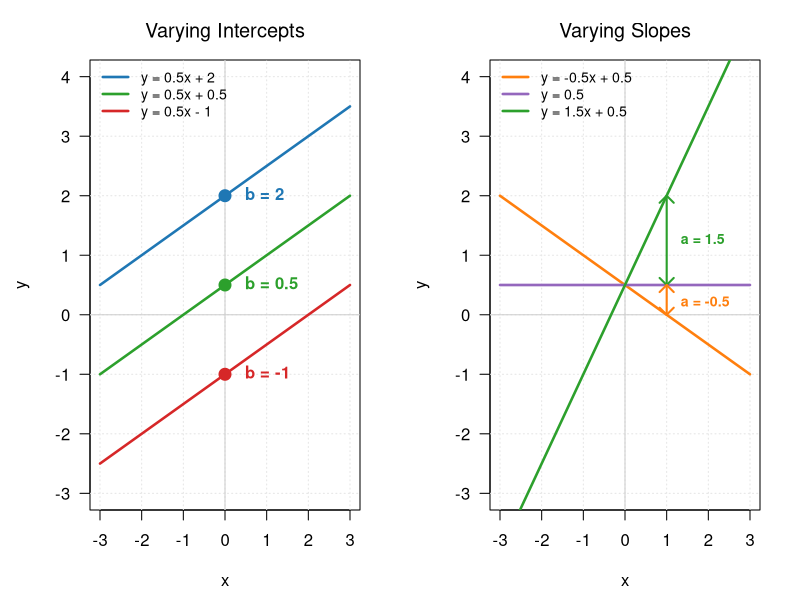
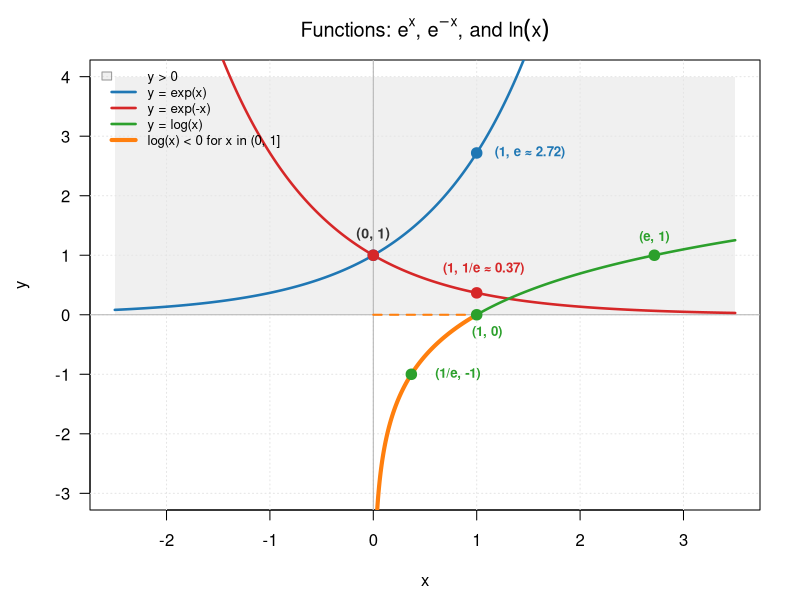
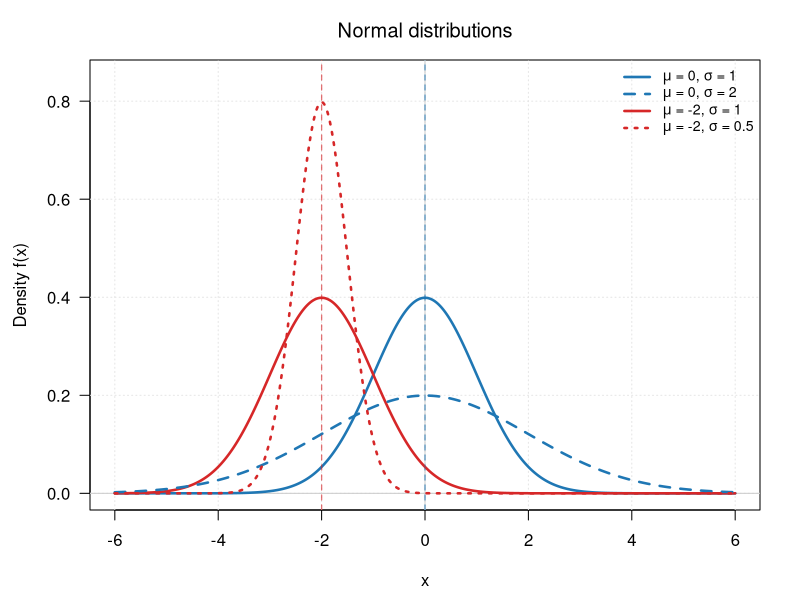
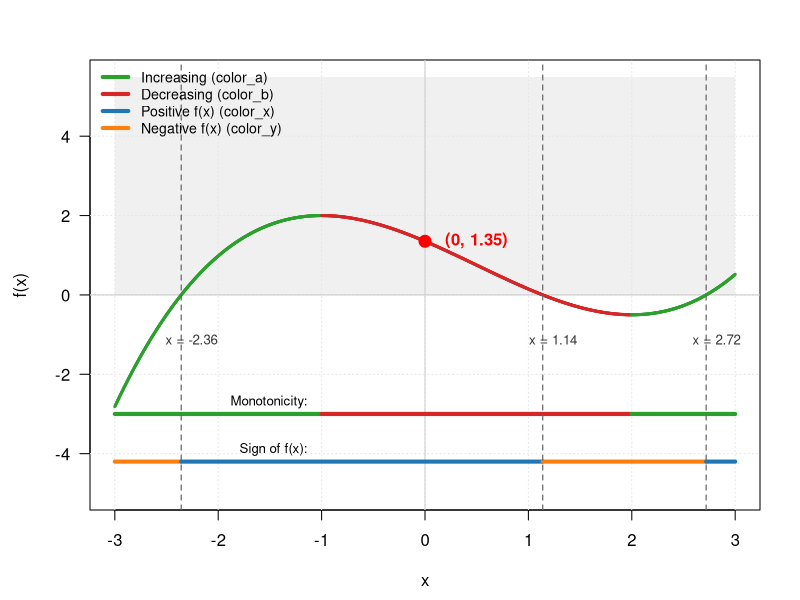

Generate these figures, in order, with R:
## ---- chunk 1
#| label: fig-linear
#| fig-cap: "Illustration of varying the intercept (left) and the slope in y = ax + b."
# Set up side-by-side layout (1 row, 2 columns)
par(mfrow = c(1, 2), mar = c(4.5, 4.5, 3, 2))

# Common x domain and plot range
x <- seq(-3, 3, length.out = 100)
y_lim <- c(-3, 4)

# ==============================================================================
# LEFT PANEL: Varying Intercepts
# ==============================================================================
plot(NA, xlim = c(-3, 3), ylim = y_lim, las = 1,
     font.main = 1,
     main = "Varying Intercepts",
     xlab = "x", ylab = "y")
grid(col = "gray90", lty = "dotted")
abline(h = 0, v = 0, col = "gray80", lty = 1)

# Line 1: y = 0.5x + 2
lines(x, 0.5 * x + 2, col = "#1f77b4", lwd = 2.5)
# text(1.8, 0.5 * 1.8 + 2, labels = "y = 0.5x + 2", col = "#1f77b4", pos = 3, srt = 14, font = 2)

# Line 2: y = 0.5x + 0.5
lines(x, 0.5 * x + 0.5, col = "#2ca02c", lwd = 2.5)
# text(1.8, 0.5 * 1.8 + 0.5, labels = "y = 0.5x + 0.5", col = "#2ca02c", pos = 3, srt = 14, font = 2)

# Line 3: y = 0.5x - 1
lines(x, 0.5 * x - 1, col = "#d62728", lwd = 2.5)
# text(1.8, 0.5 * 1.8 - 1, labels = "y = 0.5x - 1", col = "#d62728", pos = 3, srt = 14, font = 2)

# Add Intercept Points & Labels (Left Panel)
intercepts_left <- c(2, 0.5, -1)
colors_left     <- c("#1f77b4", "#2ca02c", "#d62728")

points(rep(0, 3), intercepts_left, col = colors_left, pch = 19, cex = 1.6)
text(rep(0, 3), intercepts_left,
     labels = paste0("  b = ", intercepts_left),
     col = colors_left, pos = 4, font = 2)

# Add Legend to Left Panel
legend("topleft",
       legend = c("y = 0.5x + 2",
                  "y = 0.5x + 0.5",
                  "y = 0.5x - 1"),
       col = colors_left,
       lty = 1, lwd = 2.5, bty = "n", cex = 0.85)

# ==============================================================================
# RIGHT PANEL: Varying Slopes (Same Intercept b = 0.5)
# ==============================================================================
plot(NA, xlim = c(-3, 3), ylim = y_lim, las = 1,
     font.main = 1,
     main = "Varying Slopes",
     xlab = "x", ylab = "y")
grid(col = "gray90", lty = "dotted")
abline(h = 0, v = 0, col = "gray80", lty = 1)

# Line 1: y = -1.5x + 0.5
lines(x, -0.5 * x + 0.5, col = "#ff7f0e", lwd = 2.5)
# text(-1.5, -1.5 * (-1.5) + 0.5, labels = "y = -1x + 0.5", col = "#9467bd", pos = 4, srt = -38, font = 2)

# Line 2: y = 0x + 0.5
lines(x, 0 * x + 0.5, col = "#9467bd", lwd = 2.5)
# text(1.5, 0.5, labels = "y = 0.5", col = "#ff7f0e", pos = 3, font = 2)

# Line 3: y = 1 x + 0.5
lines(x, 1.5 * x + 0.5, col = "#2ca02c", lwd = 2.5)
# text(1.5, 0.5 * 1.5 + 0.5, labels = "y = 1x + 0.5", col = "#2ca02c", pos = 3, srt = 14, font = 2)

# Add Intercept Point & Label (Right Panel - Shared at x = 0, y = 0.5)
#points(0, 0.5, col = "#333333", pch = 19, cex = 1.8)
#text(0, 0.5, labels = "  b = 0.5 (shared)", col = "#333333", pos = 2, font = 2)

colors_right <- c( "#ff7f0e","#9467bd", "#2ca02c")
legend("topleft",
       legend = c("y = -0.5x + 0.5",
                  "y = 0.5",
                  "y = 1.5x + 0.5"),
       col = colors_right,
       lty = 1, lwd = 2.5, bty = "n", cex = 0.85)

# 1. Segment from y = 0.5 to y = 2 (for y = 1.5x + 0.5, slope a = -1.5)
segments(1, 0.5, 1, 2, col = "#2ca02c", lty = 1, lwd = 1)
# points(1, -1.0, col = "#2ca02c", pch = 19, cex = 1.2)
text(1, 1.25, labels = " a = 1.5", col ="#2ca02c" , pos = 4, font = 2, cex = 0.85)
# Add a double-headed segment delimiter (from x=6 to x=9 at y=3)
arrows(x0 = 1, y0 = 0.5, x1 = 1, y1 = 2, code = 3, angle = 45, length = 0.1, col = "#2ca02c", lwd = 2)
# # 2. Horizontal base indicator from x = 0 to x = 1 along y = 0.5
# segments(0, 0.5, 1, 0.5, col = "gray40", lty = 3, lwd = 1.5)

# 3. Segment from y = 0.5 to y = 1 (for y = -0.5x + 0.5, slope a = +0.5)
segments(1, 0.5, 1, 0, col = "#ff7f0e", lty = 1, lwd = 1)
# points(1, 1.0, col = "#ff7f0e", pch = 19, cex = 1.2)
text(1, 0.2, labels = " a = -0.5", col = "#ff7f0e", pos = 4, font = 2, cex = 0.85)
arrows(x0 = 1, y0 = 0.5, x1 = 1, y1 = 0, code = 3, angle = 45, length = 0.1, col =  "#ff7f0e", lwd = 2)


# Reset plotting layout parameter
par(mfrow = c(1, 1))
## ---- chunk 2
# Define the functions
f_exp_pos <- function(x) exp(x)
f_exp_neg <- function(x) exp(-x)
f_log     <- function(x) log(x)

# Setup plotting range and x domain
x_lim <- c(-2.5, 3.5)
y_lim <- c(-3, 4)

# Create domain vectors
x_full <- seq(-2.5, 3.5, length.out = 1000)
x_pos  <- seq(0.01, 3.5, length.out = 1000)  # Domain for log(x) > 0

# Color palette
col_exp_pos <- "#1f77b4"  # Blue for exp(x)
col_exp_neg <- "#d62728"  # Red for exp(-x)
col_log     <- "#2ca02c"  # Green for log(x)
col_neg_seg <- "#ff7f0e"  # Orange for log(x) negative segment

# 1. Blank Plot Frame
plot(NA, xlim = x_lim, ylim = y_lim, las = 1,
     main = expression(paste("Functions: ", e^x, ", ", e^-x, ", and ", ln(x))),
     xlab = "x", ylab = "y")

# 2. Gray rectangle for positive quadrants (y > 0, Quadrants I & II)
rect(xleft = x_lim[1], ybottom = 0, xright = x_lim[2], ytop = y_lim[2],
     col = adjustcolor("gray85", alpha.f = 0.4), border = NA)

# Grid and reference axes
grid(col = "gray90", lty = "dotted")
abline(h = 0, v = 0, col = "gray70", lty = 1)

# 3. Plot Function Curves
lines(x_full, f_exp_pos(x_full), col = col_exp_pos, lwd = 2.5)
lines(x_full, f_exp_neg(x_full), col = col_exp_neg, lwd = 2.5)
lines(x_pos,  f_log(x_pos),     col = col_log,     lwd = 2.5)

# 4. Highlight Segment where log(x) is negative for x in (0, 1]
x_log_neg <- seq(0.01, 1, length.out = 200)
lines(x_log_neg, f_log(x_log_neg), col = col_neg_seg, lwd = 4)
segments(0, 0, 1, 0, col = col_neg_seg, lty = 2, lwd = 2) # X-axis indicator

# 5. Points & Labels for Exponential Functions (x = 0, x = 1)
pts_exp_x <- c(0, 0, 1, 1)
pts_exp_y <- c(exp(0), exp(0), exp(1), exp(-1))
pts_exp_col <- c(col_exp_pos, col_exp_neg, col_exp_pos, col_exp_neg)
pts_exp_lbl <- c("(0, 1)", "(0, 1)", paste0("(1, e \u2248 ", round(exp(1), 2), ")"),
                 paste0("(1, 1/e \u2248 ", round(exp(-1), 2), ")"))

points(pts_exp_x, pts_exp_y, col = pts_exp_col, pch = 19, cex = 1.4)
text(0, exp(0) + 0.35, labels = "(0, 1)", col = "#333333", font = 2, cex = 0.85)
text(1, exp(1),  labels = paste0("  ", pts_exp_lbl[3]), col = col_exp_pos, pos = 4, font = 2, cex = 0.8)
text(0.5, 0.4 + exp(-1), labels = paste0("  ", pts_exp_lbl[4]), col = col_exp_neg, pos = 4, font = 2, cex = 0.8)

# 6. Points & Labels for Logarithm (x = 1/e, x = 1, x = e)
x_log_pts <- c(1/exp(1), 1, exp(1))
y_log_pts <- log(x_log_pts)
log_lbls  <- c("(1/e, -1)", "(1, 0)", "(e, 1)")

points(x_log_pts, y_log_pts, col = col_log, pch = 19, cex = 1.4)
text(0.45 + x_log_pts[1], y_log_pts[1] , labels = log_lbls[1], col = col_log, font = 2, cex = 0.8)
text(x_log_pts[2] + 0.1, y_log_pts[2] - 0.3, labels = log_lbls[2], col = col_log, font = 2, cex = 0.8)
text(x_log_pts[3], y_log_pts[3] + 0.3, labels = log_lbls[3], col = col_log, font = 2, cex = 0.8)

# Legend
legend("topleft",
       legend = c("y > 0",
                  "y = exp(x)",
                  "y = exp(-x)",
                  "y = log(x)",
                  "log(x) < 0 for x in (0, 1]"),
       fill = c(adjustcolor("gray85", alpha.f = 0.4), NA, NA, NA, NA),
       border = c("gray60", NA, NA, NA, NA),
       col = c(NA, col_exp_pos, col_exp_neg, col_log, col_neg_seg),
       lty = c(NA, 1, 1, 1, 1), lwd = c(NA, 2.5, 2.5, 2.5, 4),
       bty = "n", cex = 0.8)
## ---- chunk 3
# Define parameter sets (mean and sd) for the 4 Gaussian PDFs
means <- c(0, -2, 0, -2)
sds   <- c(1, 1, 2, 0.5)

# Define color palette
colors <- c("#1f77b4", "#d62728", "#1f77b4", "#d62728")
linetype <- c(1, 1 , 2, 3 )

# Define x domain and function for evaluation
x <- seq(-6, 6, length.out = 1000)

# Set up blank plot frame
plot(NA, xlim = c(-6, 6), ylim = c(0, 0.85), las = 1,
     font.main = 1,
     main = "Normal distributions",
     xlab = "x", ylab = "Density f(x)")

grid(col = "gray90", lty = "dotted")
abline(h = 0, v = 0, col = "gray80", lty = 1)

# Plot each Gaussian curve and mark its mean with a vertical line
for (i in 1:4) {
  y <- dnorm(x, mean = means[i], sd = sds[i])
  lines(x, y, col = colors[i], lwd = 2.5, lty = linetype[i])
  abline(v = means[i], col = adjustcolor(colors[i], alpha.f = 0.4), lty = 2, lwd = 1.2)
}

# Add Legend
legend("topright",
       legend = c(expression(paste(mu, " = 0, ", sigma, " = 1")),
                  expression(paste(mu, " = 0, ", sigma, " = 2")),
                  expression(paste(mu, " = -2, ", sigma, " = 1")),
                  expression(paste(mu, " = -2, ", sigma, " = 0.5"))),
       col = colors[c(1, 3, 2, 4)], lty = linetype[c(1, 3, 2, 4)], lwd = 2.5, bty = "n", cex = 0.85)
## ---- chunk 4
# 1. Define the cubic function and its derivative
f  <- function(x) (5/27)*x^3 - (5/18)*x^2 - (10/9)*x + (73/54)
df <- function(x) (5/9)*x^2 - (5/9)*x - (10/9)

# Define color scheme
color_a <- "#2ca02c"  # Increasing / Green
color_b <- "#d62728"  # Decreasing / Red
color_x <- "#1f77b4"  # Positive f(x) / Blue
color_y <- "#ff7f0e"  # Negative f(x) / Orange

# Domain setup x in [-3, 3]
x_lim <- c(-3, 3)
x_vals <- seq(-3, 3, length.out = 1000)
y_vals <- f(x_vals)
y_lim <- c(-5, 5.5)

# Calculate real roots where f(x) = 0
roots <- polyroot(c(73/54, -10/9, -5/18, 5/27))
real_roots <- sort(Re(roots[abs(Im(roots)) < 1e-6]))

# Critical points where f'(x) = 0 (x = -1 and x = 2)
crit_pts <- c(-1, 2)

# Set up blank plot frame
plot(NA, xlim = x_lim, ylim = y_lim,
     xlab = "x", ylab = "f(x)", las = 1)

rect(xleft = x_lim[1], ybottom = 0, xright = x_lim[2], ytop = y_lim[2],
     col = adjustcolor("gray85", alpha.f = 0.4), border = NA)

grid(col = "gray90", lty = "dotted")
abline(h = 0, v = 0, col = "gray80", lty = 1)

# 2. Color the main curve: color_a when increasing, color_b when decreasing
for (i in 1:(length(x_vals) - 1)) {
  mid_x <- (x_vals[i] + x_vals[i+1]) / 2
  seg_color <- if (df(mid_x) >= 0) color_a else color_b
  lines(x_vals[i:(i+1)], y_vals[i:(i+1)], col = seg_color, lwd = 3)
}

# 3. Add horizontal segments at the bottom for Increasing / Decreasing
y_seg1 <- -3
segments(-3, y_seg1, -1, y_seg1, col = color_a, lwd = 4)
segments(-1, y_seg1,  2, y_seg1, col = color_b, lwd = 4)
segments( 2, y_seg1,  3, y_seg1, col = color_a, lwd = 4)
text(-1, y_seg1 + 0.3, labels = "Monotonicity: ", pos = 2, xpd = TRUE, cex = 0.8)

# 4. Add horizontal segments at the bottom for Positive / Negative (color_x / color_y)
y_seg2 <- -4.2
segments(-3, y_seg2, real_roots[1], y_seg2, col = color_y, lwd = 4)
segments(real_roots[1], y_seg2, real_roots[2], y_seg2, col = color_x, lwd = 4)
segments(real_roots[2], y_seg2, real_roots[3], y_seg2, col = color_y, lwd = 4)
segments(real_roots[3], y_seg2, 3, y_seg2, col = color_x, lwd = 4)
text(-1, y_seg2 + 0.3, labels = "Sign of f(x): ", pos = 2, xpd = TRUE, cex = 0.8)

# # 5. Add vertical segments on the left y-axis for Positive / Negative f(x)
# x_left <- -3
# segments(x_left, 0, x_left, y_lim[2], col = color_x, lwd = 6, xpd = TRUE)
# segments(x_left, y_lim[1], x_left, 0, col = color_y, lwd = 6, xpd = TRUE)

# 6. Add dashed vertical lines with labels where f(x) = 0
for (r in real_roots) {
  abline(v = r, col = "gray40", lty = 2, lwd = 1.2)
  text(r + 0.1, -1.5, labels = paste0("x = ", round(r, 2)),
       col = "gray20", pos = 3, cex = 0.8, xpd = TRUE)
}

# 7. Add red point at y = f(0)
y_0 <- f(0)
points(0, y_0, col = "red", pch = 19, cex = 1.6)
text(0, y_0, labels = paste0("  (0, ", round(y_0, 2), ")"), col = "red", pos = 4, font = 2)

# Legend
legend("topleft",
       legend = c("Increasing (color_a)", "Decreasing (color_b)",
                  "Positive f(x) (color_x)", "Negative f(x) (color_y)"),
       col = c(color_a, color_b, color_x, color_y),
       lwd = 4, bty = "n", cex = 0.85)
